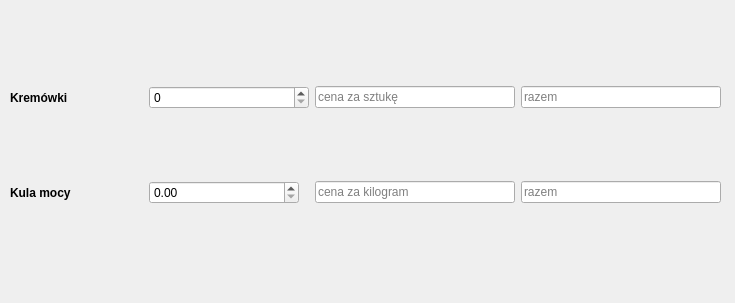
<?xml version="1.0" encoding="UTF-8"?>
<ui version="4.0">
 <class>Dialog</class>
 <widget class="QDialog" name="Dialog">
  <property name="geometry">
   <rect>
    <x>0</x>
    <y>0</y>
    <width>735</width>
    <height>303</height>
   </rect>
  </property>
  <property name="windowTitle">
   <string>Dialog</string>
  </property>
  <widget class="QWidget" name="gridLayoutWidget">
   <property name="geometry">
    <rect>
     <x>10</x>
     <y>20</y>
     <width>711</width>
     <height>251</height>
    </rect>
   </property>
   <layout class="QGridLayout" name="gridLayout">
    <item row="1" column="2">
     <widget class="QLineEdit" name="kremowkaPrice">
      <property name="maximumSize">
       <size>
        <width>200</width>
        <height>16777215</height>
       </size>
      </property>
      <property name="placeholderText">
       <string>cena za sztukę</string>
      </property>
     </widget>
    </item>
    <item row="4" column="0">
     <widget class="QLabel" name="label">
      <property name="font">
       <font>
        <weight>75</weight>
        <bold>true</bold>
       </font>
      </property>
      <property name="text">
       <string>Kula mocy</string>
      </property>
     </widget>
    </item>
    <item row="1" column="0">
     <widget class="QLabel" name="label_2">
      <property name="font">
       <font>
        <weight>75</weight>
        <bold>true</bold>
       </font>
      </property>
      <property name="styleSheet">
       <string notr="true">font-weight; bold</string>
      </property>
      <property name="text">
       <string>Kremówki</string>
      </property>
     </widget>
    </item>
    <item row="1" column="1">
     <widget class="QSpinBox" name="kremowka">
      <property name="minimumSize">
       <size>
        <width>160</width>
        <height>0</height>
       </size>
      </property>
      <property name="maximumSize">
       <size>
        <width>150</width>
        <height>16777215</height>
       </size>
      </property>
     </widget>
    </item>
    <item row="4" column="1">
     <widget class="QDoubleSpinBox" name="kebabSpin">
      <property name="minimumSize">
       <size>
        <width>150</width>
        <height>0</height>
       </size>
      </property>
      <property name="maximumSize">
       <size>
        <width>150</width>
        <height>16777215</height>
       </size>
      </property>
     </widget>
    </item>
    <item row="4" column="2">
     <widget class="QLineEdit" name="kebabPrice">
      <property name="maximumSize">
       <size>
        <width>200</width>
        <height>16777215</height>
       </size>
      </property>
      <property name="placeholderText">
       <string>cena za kilogram</string>
      </property>
     </widget>
    </item>
    <item row="1" column="3">
     <widget class="QLineEdit" name="kremowkaSum">
      <property name="maximumSize">
       <size>
        <width>200</width>
        <height>16777215</height>
       </size>
      </property>
      <property name="placeholderText">
       <string>razem</string>
      </property>
     </widget>
    </item>
    <item row="4" column="3">
     <widget class="QLineEdit" name="kebabSum">
      <property name="maximumSize">
       <size>
        <width>200</width>
        <height>16777215</height>
       </size>
      </property>
      <property name="placeholderText">
       <string>razem</string>
      </property>
     </widget>
    </item>
   </layout>
  </widget>
 </widget>
 <resources/>
 <connections/>
</ui>
